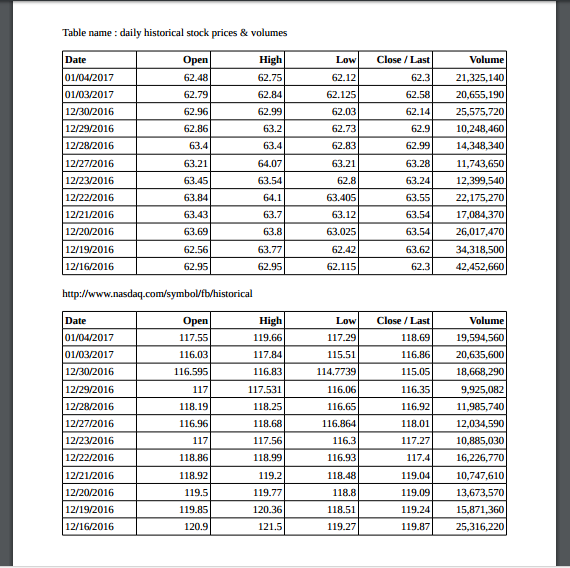
#> input picture sample_image.png, 570 x 568 px
$ python -i table.py   (imports and definitions only)
#> lines starting #> are read from the running program, lines starting #| are printed output that depends on the picture; after the words box and inside, x2 and y2 are one past the last pixel; in counts of white or black regions, pixels touching at a corner belong together
import cv2
import numpy as np
# [4 lines of commented-out code are left out]

class TableRepositories:
    def __init__(self, filepath, rect=None, SORT_METHOD='top-to-bottom', MAX_THRESHOLD_VALUE=255, BLOCK_SIZE=15,
                 THRESHOLD_CONSTANT=0, SCALE=15):
        '''
        :param filepath: absolute path of input image file , or a grayscale image as a numpy array
        :param SORT_METHOD: order of indexing of cells in a table
        :param BLOCK_SIZE: size of neighbourhood taken in account for calculating adaptive threshold
        :param THRESHOLD_CONSTANT: offset used for adaptive thresholding
        :param SCALE: size of pattern finding kernel (line elements in this case)
        '''

        self.image_path = filepath
        self.rect = rect
        self.response = {"response": {"tables": []}}
        self.MAX_THRESHOLD_VALUE = MAX_THRESHOLD_VALUE
        self.BLOCK_SIZE = BLOCK_SIZE
        self.THRESHOLD_CONSTANT = THRESHOLD_CONSTANT
        self.SCALE = SCALE
        self.SORT_METHOD = SORT_METHOD

        self.load_image ()
        self.get_table_mask ()
        self.table_indexing ()

    def load_image(self):

        IMAGE_BUFFER = 10
        if type (self.image_path) == str:
            image = cv2.imread (self.image_path, 0)
#> image: shape (568, 570); min 0, max 255, mean 224.2
        else:
            image = self.image_path
        self.input_image = image  # [self.rect['y']-IMAGE_BUFFER:self.rect['y']+self.rect['h']+IMAGE_BUFFER,self.rect['x']-IMAGE_BUFFER:self.rect['x']+self.rect['w']+IMAGE_BUFFER]
        self.slate = np.zeros (self.input_image.shape)

    def get_table_mask(self):
        #binarization of image
        filtered = cv2.adaptiveThreshold (~self.input_image, self.MAX_THRESHOLD_VALUE, cv2.ADAPTIVE_THRESH_MEAN_C,
                                          cv2.THRESH_BINARY, self.BLOCK_SIZE, self.THRESHOLD_CONSTANT)
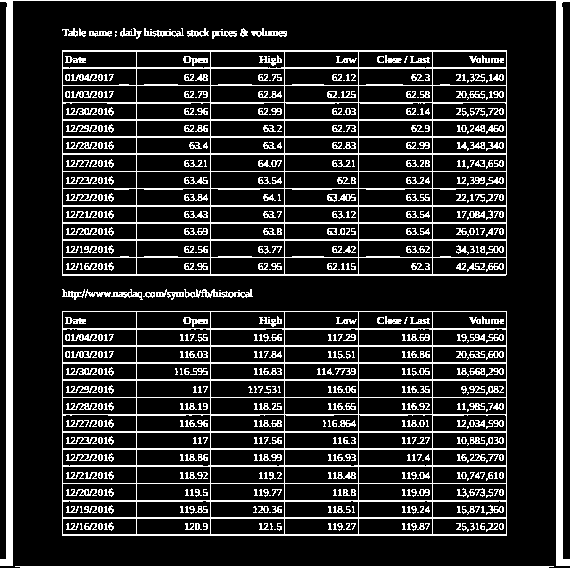
#> filtered: shape (568, 570); 17% white in thin lines or dots
        self.filtered = filtered
        # Finding srtuctre elements (horizontal and vertical lines)
        horizontal = filtered.copy ()
        vertical = filtered.copy ()

        horizontal_size = int (horizontal.shape [1] / self.SCALE)
#> horizontal_size = 38
        #horizontal_structure =[[1,1,1],[1,1,1],[1,1,1]]
        horizontal_structure = cv2.getStructuringElement (cv2.MORPH_RECT, (horizontal_size, 1))
        horizontal = cv2.erode (horizontal, horizontal_structure,)
#> horizontal: shape (568, 570); 6.3% white in thin lines or dots
        horizontal = cv2.dilate (horizontal, horizontal_structure)
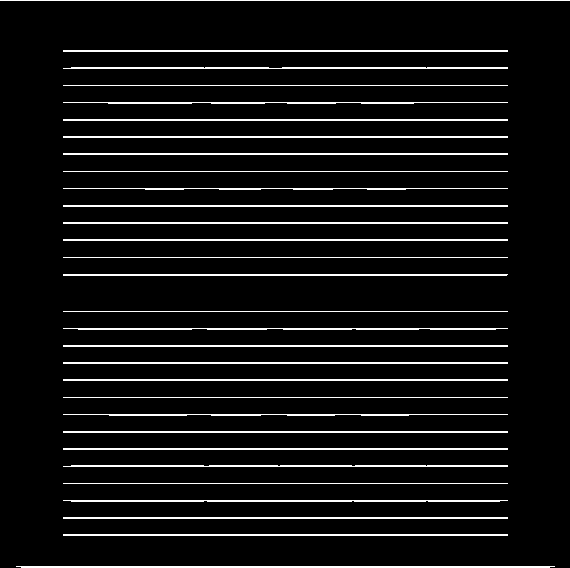
#> horizontal: shape (568, 570); 7.1% white in thin lines or dots

        # [4 lines of commented-out code are left out]
        vertical_size = int (vertical.shape [0] / (self.SCALE * 4 ))
#> vertical_size = 9
        vertical_structure = cv2.getStructuringElement (cv2.MORPH_RECT, (1, vertical_size))
#> vertical_structure = [1, 1, 1, 1, 1, 1, 1, 1, 1]
        vertical = cv2.erode (vertical, vertical_structure)
#> vertical: shape (568, 570); 3.4% white; 16 white regions, largest, box (x1, y1, x2, y2) and area: (6, 0, 13, 562) 3923, (556, 0, 563, 562) 3923, (62, 54, 63, 272) 218
        vertical = cv2.dilate (vertical, vertical_structure)
#> vertical: shape (568, 570); 3.4% white; 16 white regions, largest, box (x1, y1, x2, y2) and area: (6, 0, 13, 566) 3955, (556, 0, 563, 566) 3955, (62, 50, 63, 276) 226


        # generating table borders
        self.mask = horizontal + vertical
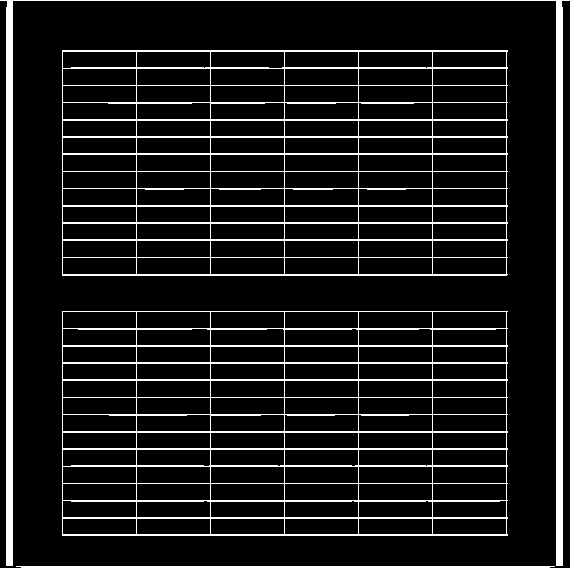
#> self.mask: shape (568, 570); min 0, max 255, mean 26.6
        self.intersections = cv2.bitwise_and(horizontal, vertical)
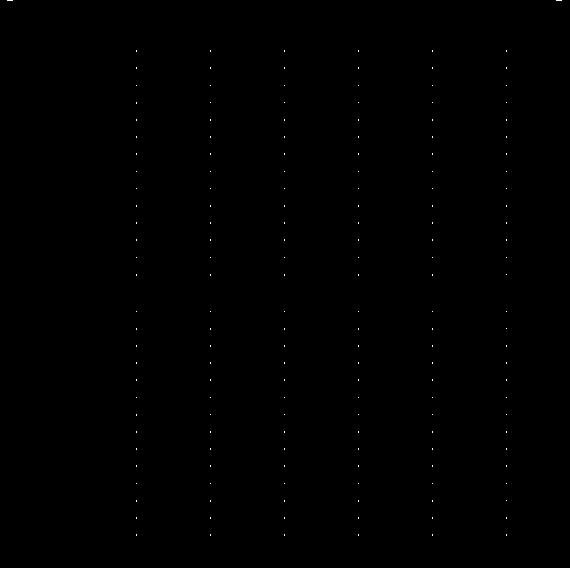
#> self.intersections: shape (568, 570); 0.09% white in thin lines or dots

    def sort_contours(self, cnts, method="left-to-right"):
        reverse = False
        i = 0
        if method == "right-to-left" or method == "bottom-to-top":
            reverse = True
        if method == "top-to-bottom" or method == "bottom-to-top":
            i = 1
        boundingBoxes = [cv2.boundingRect (c) for c in cnts]
        (cnts, boundingBoxes) = zip (*sorted (zip (cnts, boundingBoxes), key=lambda b: b [1] [i], reverse=reverse))
        return (cnts, boundingBoxes)

    def draw_contours_index(self, contours, img):
        '''

        :param contours:  contours present cropped fraction of mask image
        :param img: cropped portion of mask image having one table (in case when input image has multiple tables )
        :return: image indexed with cell location, list of bounding box coordinates of every individual cell
        '''
        image_area = img.shape [0] * img.shape [1]
        draw_conts = np.zeros (img.shape)
        # margin = 10
        midpoints = []
        rects = []
        xi, yi = 0, 0
        count_contours = len (contours)
        for i in range (count_contours):
            cont_area = cv2.contourArea (contours [count_contours - i -1])
            x1, y1, w1, h1 = cv2.boundingRect (contours [count_contours - i - 1])

            area_ratio = cont_area / float(image_area)
            #print(area_ratio, i)

            # filtering out lines and noise
            if (area_ratio < 0.8) & (area_ratio > 0.005):
                midpoint = [int (x1 + w1 / 2), int (y1 + h1 / 2)]  # np.mean(contours[i],axis=0)
                midpoints.append (midpoint)
                if len (midpoints) > 1:
                    shift = midpoints [-1] [1] - midpoints [-2] [1]
                    shift = abs(shift)

                    # Detecting change in column by measuring difference in x coordinate of current and previous cell
                    # (cells already sored based on their coordinates)
                    if shift < 10:
                        yi = yi + 1
                    else:
                        yi = 0
                        xi = xi + 1
                rects.append ({"x": x1, "y": y1, "w": w1, "h": h1, "index": (xi, yi)})
                cv2.rectangle (draw_conts, (x1, y1), (x1 + w1, y1 + h1), 255, 1)
                cv2.putText (draw_conts, str ((xi, yi)), (int (midpoint [0]), int (midpoint [1])),
                             cv2.FONT_HERSHEY_SIMPLEX,
                             0.3, 255, 1, cv2.LINE_AA)
                #cv2.imwrite('out/slate' + str(i) + '.png' , draw_conts)
        return draw_conts, rects

    def end_point_correction(self,x,y,w,h,margin):
        #check if after adding margin the endopints are still inside the image

        ymax = self.input_image.shape [0]
        xmax = self.input_image.shape [1]

        if (y - margin) < 0:
            ystart = 0
        else :
            ystart = y - margin
        if (y + h + margin) > ymax :
            yend = ymax
        else :
            yend = y + h + margin
        if (x - margin) < 0:
            xstart = 0
        else :
            xstart = x - margin
        if (x + w + margin) > xmax :
            xend = xmax
        else :
            xend = x + w + margin

        return ystart,yend, xstart,xend

    def table_indexing(self):

        # list_of_tables = []
        image_area = float (self.input_image.shape [0] * self.input_image.shape [1])
#> image_area = 323760

        # finding all the tables in the image, cv2.RETR_EXTERNAL gives only the outermost border of an
        # enclosed figure.
        contours = cv2.findContours (self.mask, cv2.RETR_EXTERNAL, cv2.CHAIN_APPROX_SIMPLE)
#> contours = 4 contours; box (x1, y1, x2, y2) and area: (62, 50, 508, 276) 99922, (62, 311, 508, 536) 99477, (0, 0, 570, 566) 6769, (16, 566, 555, 568) 529
        contours = contours [0] if len (contours) == 2 else contours [1]

        if len (contours) > 0:
            # Indexing one table at a time
            for c in contours:
                x, y, w, h = cv2.boundingRect (c)
                area_ratio = (w * h) / image_area

                # Filtering for noise
                if (area_ratio < 0.9) & (area_ratio > 0.005):
                    table_dic = {"x": x, "y": y, "w": w, "h": h}
                    margin  = 2
                    #check if after adding margin the endopints are still inside the image
                    ystart,yend, xstart,xend= self.end_point_correction(x,y,w,h,margin)

                    crop_fraction = self.mask[ystart: yend, xstart:xend]

                    sub_contours = cv2.findContours (crop_fraction, cv2.RETR_TREE, cv2.CHAIN_APPROX_SIMPLE)
                    sub_contours = sub_contours [0] if len (sub_contours) == 2 else sub_contours [1]
                    sorted_conts = sub_contours  # self.sort_contours(sub_contours,method = self.SORT_METHOD)

                    indexed_sub_image, rects = self.draw_contours_index (sorted_conts, img=crop_fraction)
                    table_dic ['rect'] = rects
                    if len(rects) > 0 :
                        self.response ["response"] ["tables"].append (table_dic)


                    # self.slate stores an image indexed with cell location for all available tables
                    self.slate[ystart: yend, xstart:xend] = indexed_sub_image
#> this loop made 4 passes
#> (x, y, w, h, area_ratio, margin, ymax in end_point_correction, xmax in end_point_correction) on passes 2 to 3: (62, 311, 446, 225, 0.31, 2, 568, 570), (62, 50, 446, 226, 0.311, 2, 568, 570)
#> (x, y, w, h, area_ratio) on passes 1, 4: (16, 566, 539, 2, 0.00333), (0, 0, 570, 566, 0.996)
#> pass 3, in table_indexing, `crop_fraction = self.mask[ystart: yend, xstart:xend]`:
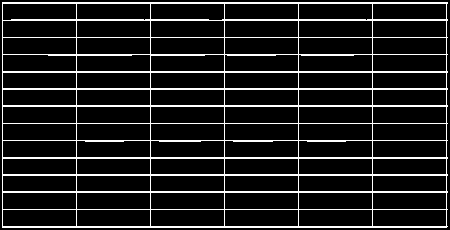
#> crop_fraction: shape (230, 450); min 0, max 255, mean 29.7
#> pass 3, in table_indexing, `indexed_sub_image, rects = self.draw_contours_index (sorted_conts, img..`:
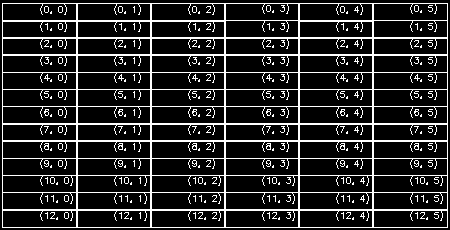
#> indexed_sub_image: shape (230, 450) float64; 15.2% white in thin lines or dots
#> after the loop:
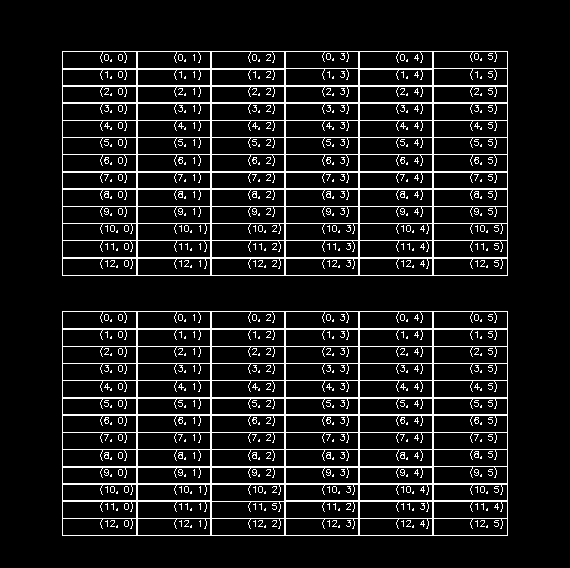
#> self.slate: shape (568, 570) float64; 9.7% white in thin lines or dots, all inside (x1, y1, x2, y2) = (62, 51, 508, 536)

        cv2.imwrite ('out/slate.png', self.slate)
        cv2.imwrite ('out/mask.png', self.mask)
        cv2.imwrite ('out/filtered.png', self.filtered)

>>> result = TableRepositories('sample_image.png').get_table_mask()

$ run again, on Capture.PNG
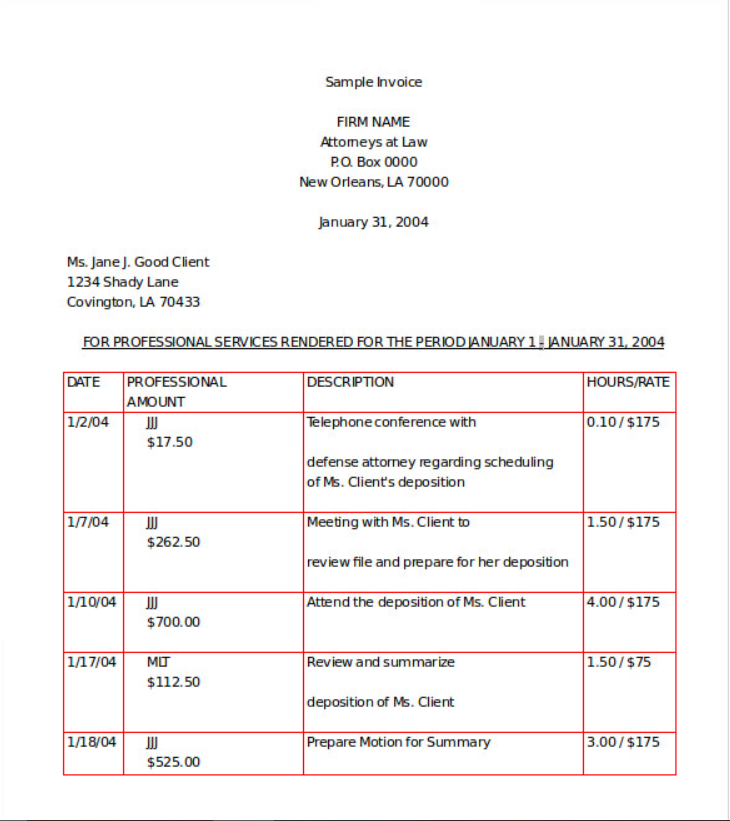
#> input picture Capture.PNG, 730 x 821 px
#> in get_table_mask, `filtered = cv2.adaptiveThreshold (~self.input_image, self.MAX_THRESHOL..`:
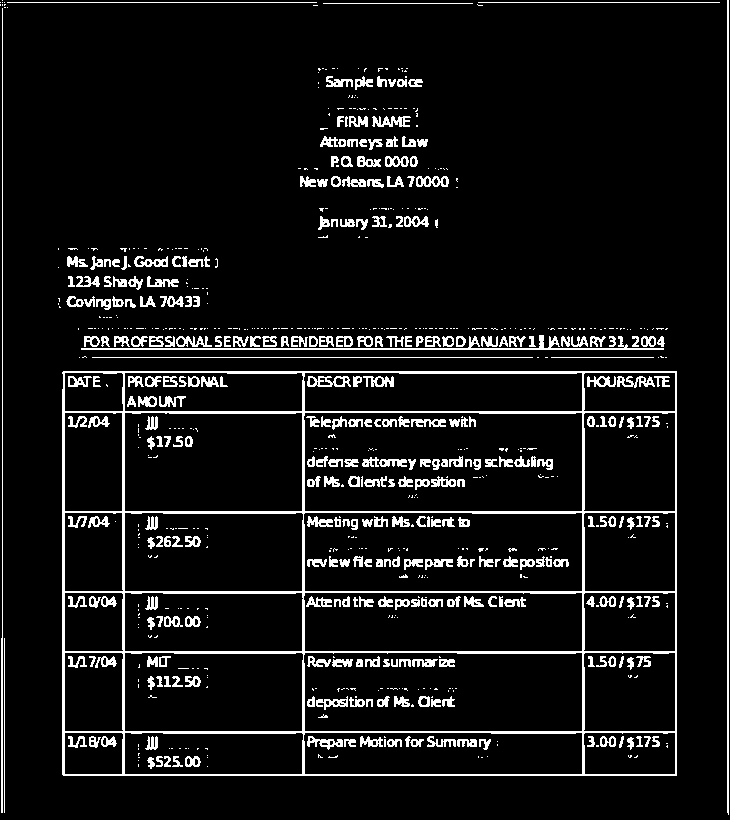
#> filtered: shape (821, 730); 8.1% white in thin lines or dots
#> self.intersections: shape (821, 730); 0.03% white in thin lines or dots, all inside (x1, y1, x2, y2) = (63, 348, 677, 776)
#> contours = 14 contours, 10 with area under 20; largest, box (x1, y1, x2, y2) and area: (62, 371, 678, 776) 248051, (727, 0, 729, 815) 812, (82, 335, 665, 350) 634, (1, 8, 3, 813) 174
#> the loop in table_indexing, `for c in contours:` made 14 passes
#> (c, x, y, w, h, area_ratio) on passes 7 to 9: ([[124, 256], [124, 269], [125, 268], [125, 256]], 124, 256, 2, 14, 4.67e-05), ([[93, 256], [93, 269], [94, 268], [94, 256]], 93, 256, 2, 14, 4.67e-05), ([[320, 216], [320, 229], [321, 228], [321, 216]], 320, 216, 2, 14, 4.67e-05)
#> after the loop in table_indexing, `for c in contours:`:
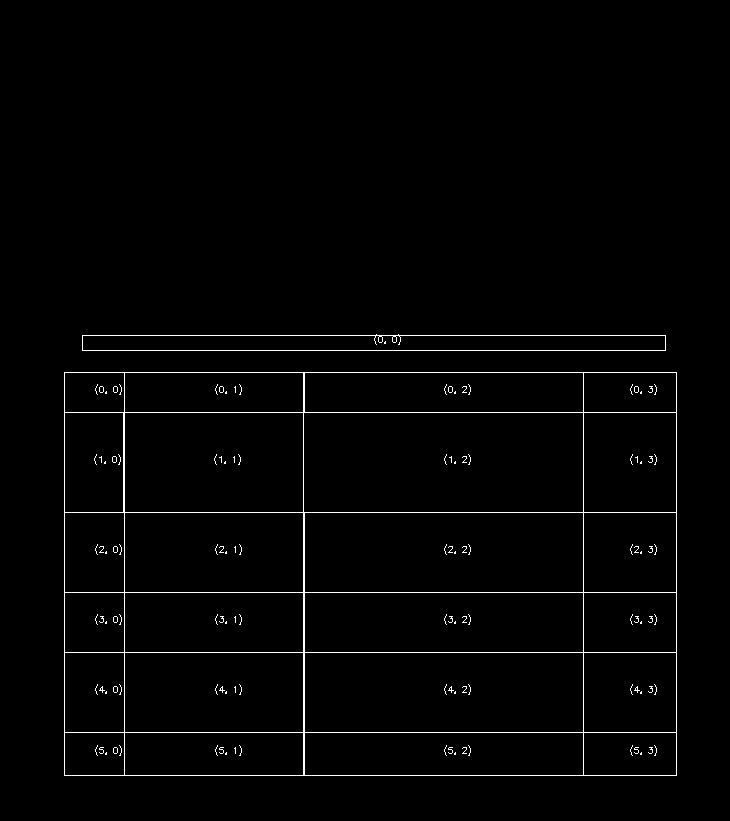
#> self.slate: shape (821, 730) float64; 1.5% white in thin lines or dots, all inside (x1, y1, x2, y2) = (64, 334, 677, 776)

$ run again, on table1.png
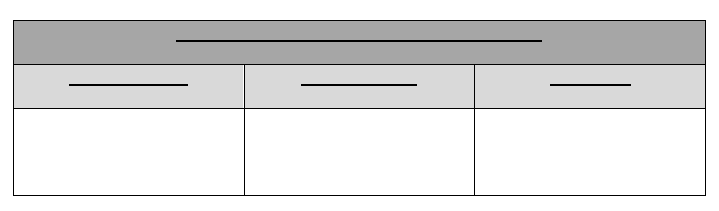
#> input picture table1.png, 719 x 211 px
#> in load_image, image is the input picture: shape (211, 719); min 0, max 255, mean 222.8
#> filtered: shape (211, 719); 7.4% white; 6 white regions, box (x1, y1, x2, y2) and area: (13, 20, 706, 196) 9897, (176, 40, 542, 42) 732, (69, 84, 188, 86) 238, (301, 84, 417, 86) 232, (550, 84, 631, 86) 162, (236, 72, 237, 101) 29
#> self.intersections: shape (211, 719); 4.5% white; 12 white regions (10 under 20 px)
#> in table_indexing, `contours = cv2.findContours (self.mask, cv2.RETR_EXTERNAL, cv2.CHAIN_A..`: contours = 1 contour; box (x1, y1, x2, y2) and area: (13, 20, 706, 196) 121100
#> in table_indexing, `contours = contours [0] if len (contours) == 2 else contours [1]`: contours = [[[13, 20], [13, 195], [705, 195], [705, 20]]]
#> the loop in table_indexing, `for c in contours:` made 1 pass
#> (c, x, y, w, h, area_ratio, margin, ymax in end_point_correction) on pass 1: ([[13, 20], [13, 195], [705, 195], [705, 20]], 13, 20, 693, 176, 0.804, 2, 211)
#> pass 1, in table_indexing, `indexed_sub_image, rects = self.draw_contours_index (sorted_conts, img..`:
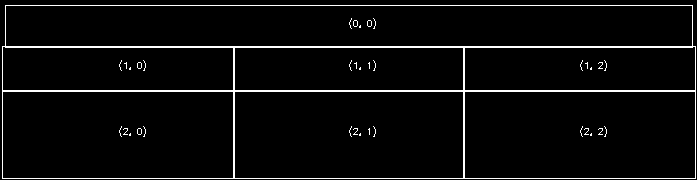
#> indexed_sub_image: shape (180, 697) float64; 4.3% white in thin lines or dots
#> after the loop in table_indexing, `for c in contours:`:
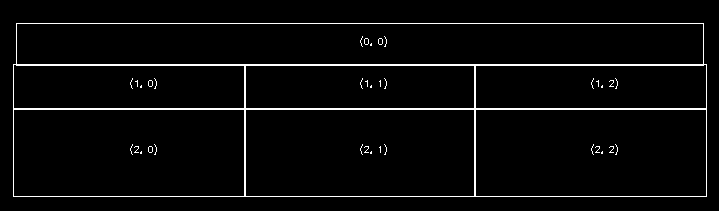
#> self.slate: shape (211, 719) float64; 3.5% white in thin lines or dots, all inside (x1, y1, x2, y2) = (13, 23, 707, 197)
